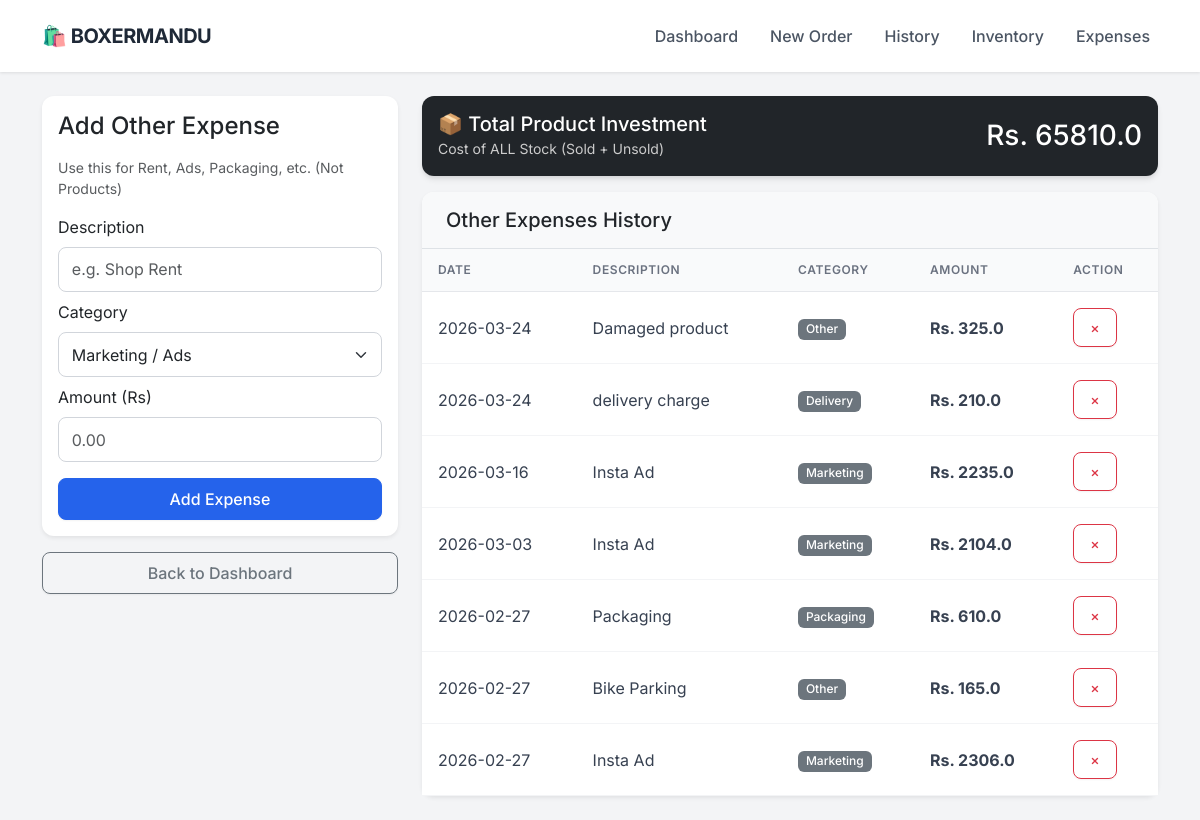
/expenses, run on the app's committed database.
### app.py (models this page shows)
class Expense(db.Model):
    id = db.Column(db.Integer, primary_key=True)
    description = db.Column(db.String(100), nullable=False)
    category = db.Column(db.String(50), nullable=False) # e.g. Rent, Marketing, Packaging
    amount = db.Column(db.Float, nullable=False)
    date = db.Column(db.DateTime, default=datetime.utcnow)

### app.py (the view, shortened to what this page needs)
@app.route('/expenses', methods=['GET', 'POST'])
def expenses():
    all_expenses = Expense.query.order_by(Expense.date.desc()).all()
    inventory_value = 0
    products = Product.query.all()
    for p in products:
        inventory_value += (p.stock * p.cost_price)
    sold_cost = 0
    order_items = OrderItem.query.all()
    for item in order_items:
        product = Product.query.get(item.product_id)
        if product:
            sold_cost += (item.quantity * product.cost_price)
    total_product_expense = inventory_value + sold_cost
    return render_template('expenses.html',
                           expenses=all_expenses,
                           product_expense=total_product_expense)

### templates/expenses.html (shortened to what this page needs)
{% extends "layout.html" %}
{% block content %}
<div class="row">
    <div class="col-md-4">
        <div class="card p-3 mb-3 shadow-sm">
            <h4 class="mb-3">Add Other Expense</h4>
            <p class="text-muted small">Use this for Rent, Ads, Packaging, etc. (Not Products)</p>
            <form method="POST">
                <label class="form-label">Description</label>
                <input type="text" name="description" class="form-control mb-2" placeholder="e.g. Shop Rent" required>
                <label class="form-label">Category</label>
                <select name="category" class="form-select mb-2">
                    <option value="Marketing">Marketing / Ads</option>
                </select>
                <label class="form-label">Amount (Rs)</label>
                <input type="number" name="amount" step="0.01" class="form-control mb-3" placeholder="0.00" required>
                <button type="submit" class="btn btn-primary w-100">Add Expense</button>
            </form>
        </div>
        <a href="/" class="btn btn-outline-secondary w-100">Back to Dashboard</a>
    </div>
    <div class="col-md-8">
        <div class="card text-white bg-dark mb-3">
            <div class="card-body d-flex justify-content-between align-items-center">
                <div>
                    <h5 class="mb-0">📦 Total Product Investment</h5>
                    <small style="color: #ccc;">Cost of ALL Stock (Sold + Unsold)</small>
                </div>
                <h3 class="mb-0">Rs. {{ product_expense }}</h3>
            </div>
        </div>
        <div class="card shadow-sm">
            <div class="card-header bg-light border-bottom">
                <h5 class="mb-0">Other Expenses History</h5>
            </div>
            <div class="table-responsive">
                <table class="table table-hover mb-0 align-middle">
                    <thead class="table-light">
                        <tr>
                            <th>Date</th>
                            <th>Description</th>
                            <th>Category</th>
                            <th>Amount</th>
                            <th>Action</th>
                        </tr>
                    </thead>
                    <tbody>
                        {% for exp in expenses %}
                        <tr>
                            <td>{{ exp.date.strftime('%Y-%m-%d') }}</td>
                            <td>{{ exp.description }}</td>
                            <td><span class="badge bg-secondary">{{ exp.category }}</span></td>
                            <td class="fw-bold">Rs. {{ exp.amount }}</td>
                            <td>
                                <a href="/delete_expense/{{ exp.id }}" class="btn btn-sm btn-outline-danger" onclick="return confirm('Delete this expense?')">×</a>
                            </td>
                        </tr>
                        {% else %}
                        <tr>
                            <td colspan="5" class="text-center text-muted py-4">No other expenses added yet.</td>
                        </tr>
                        {% endfor %}
                    </tbody>
                </table>
            </div>
        </div>
    </div>
</div>
{% endblock %}

### templates/layout.html (shortened to what this page needs)
<!DOCTYPE html>
<html lang="en">
<head>
    <link href="https://cdn.jsdelivr.net/npm/bootstrap@5.3.0/dist/css/bootstrap.min.css" rel="stylesheet">
</head>
<body>
    <nav class="navbar navbar-expand-lg sticky-top">
        <div class="container">
            <a class="navbar-brand" href="/">
                🛍️ BOXERMANDU
            </a>
            <div class="collapse navbar-collapse" id="navbarNav">
                <ul class="navbar-nav ms-auto">
                    <li class="nav-item"><a class="nav-link" href="/">Dashboard</a></li>
                    <li class="nav-item"><a class="nav-link" href="/new_order">New Order</a></li>
                    <li class="nav-item"><a class="nav-link" href="/orders">History</a></li>
                    <li class="nav-item"><a class="nav-link" href="/inventory">Inventory</a></li>
                    <li class="nav-item"><a class="nav-link" href="/expenses">Expenses</a></li>
                </ul>
            </div>
        </div>
    </nav>
    <div class="container py-4">
        {% block content %}{% endblock %}
    </div>
</body>
</html>

### templates/layout.html (style rules this page uses)
:root { --primary-color: #2563eb; --bg-color: #f3f4f6; --text-dark: #1f2937; --card-shadow: 0 4px 6px -1px rgba(0, 0, 0, 0.1), 0 2px 4px -1px rgba(0, 0, 0, 0.06); }
body { font-family: 'Inter', sans-serif; background-color: var(--bg-color); color: var(--text-dark); }
.navbar { background-color: #ffffff; box-shadow: 0 1px 3px rgba(0,0,0,0.1); padding: 1rem 0; }
.navbar-brand { font-weight: 700; color: var(--text-dark) !important; font-size: 1.25rem; letter-spacing: -0.5px; }
.nav-link { color: #4b5563 !important; font-weight: 500; margin-left: 1rem; transition: color 0.2s; }
.card { border: none; border-radius: 12px; box-shadow: var(--card-shadow); background: #ffffff; transition: transform 0.2s; }
.card-header { background-color: #ffffff; border-bottom: 1px solid #f3f4f6; font-weight: 600; padding: 1rem 1.5rem; border-radius: 12px 12px 0 0 !important; }
.btn { border-radius: 8px; font-weight: 500; padding: 0.5rem 1rem; box-shadow: 0 1px 2px 0 rgba(0, 0, 0, 0.05); }
.btn-primary { background-color: var(--primary-color); border-color: var(--primary-color); }
.table { margin-bottom: 0; }
.table thead th { background-color: #f9fafb; color: #6b7280; font-size: 0.75rem; text-transform: uppercase; letter-spacing: 0.05em; font-weight: 600; border-bottom: 1px solid #e5e7eb; padding: 0.75rem 1rem; }
.table tbody td { padding: 1rem 1rem; vertical-align: middle; color: #374151; border-bottom: 1px solid #f3f4f6; }
.badge { padding: 0.35em 0.65em; font-weight: 500; border-radius: 6px; }
.form-control, .form-select { border-radius: 8px; border: 1px solid #d1d5db; padding: 0.6rem 0.8rem; }

### data on the page
Expense: date "2026-03-24", description "Damaged product", category "Other", amount "325.0"
Expense: date "2026-03-24", description "delivery charge", category "Delivery", amount "210.0"
Expense: date "2026-03-16", description "Insta Ad", category "Marketing", amount "2235.0"
Expense: date "2026-03-03", description "Insta Ad", category "Marketing", amount "2104.0"
Expense: date "2026-02-27", description "Packaging", category "Packaging", amount "610.0"
Expense: date "2026-02-27", description "Bike Parking", category "Other", amount "165.0"
Expense: date "2026-02-27", description "Insta Ad", category "Marketing", amount "2306.0"

### other printed values
{{ product_expense }} "65810.0"
